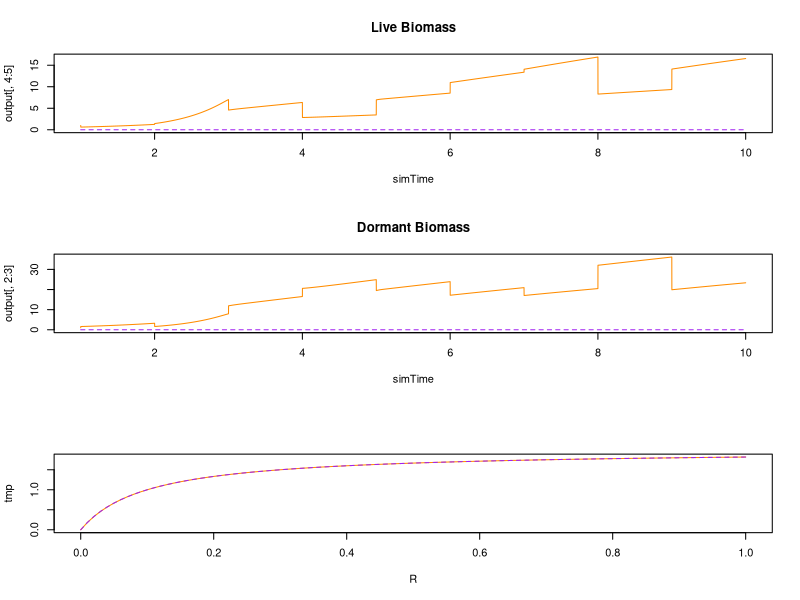

Write the R code that produced this figure.
#~~~~~~~~~~~~~~~~~~~~~~~~~~~~~~~~~~~~~~~~~~~~~~~~~~~~~~~~~~~~~~~~#
## Continuous-time temporal storage effect model of two species ## 
## coexisting on one essential resource                         ##
#~~~~~~~~~~~~~~~~~~~~~~~~~~~~~~~~~~~~~~~~~~~~~~~~~~~~~~~~~~~~~~~~#

# species "split" themselves between a dormant, low-mortaility stage (D) and a higher mortality, high growth stage (N)
# the single resource is R

rm(list=ls())
library(deSolve)
library(mvtnorm)

####
#### Parameters
####
maxTime <- 10
c <- c(1,1)
b <- c(0.5, 0.5)
mD <- c(0.0001, 0.0001)
r <- c(2, 2)
K <- c(.1, .1)
mN <- c(0.1, 0.1)
a <- 0.5
S <- 10
Rmu <- 1 # mean resource pulse (on log scale)
Rsd <-.6 # st dev of resource pulses (on log scale)
sigE <- c(2)
rho <- c(-1)

####
#### Model function
####

updateDNR <- function(t, DNR, parms){
  with(as.list(c(DNR, parms)), {
    dD1dt = -(mD[1]*D1)
    dD2dt = -(mD[2]*D2)
    dN1dt = N1*(r[1]*R/(K[1]+R)) - mN[1]*N1
    dN2dt = N2*(r[2]*R/(K[2]+R)) - mN[2]*N2
    dRdt = a*(S-R) - (N1*(r[1]*R/(K[1]+R)) + (N2*(r[2]*R/(K[2]+R))))
    list(c(dD1dt, dD2dt, dN1dt, dN2dt, dRdt))
  })
}

#function for transition time series
getG <- function(sigE, rho, nTime){
  varcov <- matrix(c(sigE, rho*sigE, rho*sigE, sigE), 2, 2)
  e <- rmvnorm(n = nTime, mean = c(0,0), sigma = varcov)
  g <- exp(e) / (1+exp(e))
  return(g)
}
gVec <- getG(sigE = sigE, rho = rho, nTime = maxTime)
gVec1 <- gVec[,1]
gVec2 <- gVec[,2]
# source("getSineTransitions.R")
# gVec1 <- rep(gVecTmp[,1], length.out = maxTime)
# gVec2 <- rep(gVecTmp[,2], length.out = maxTime)


####
#### Simulate model
####
Rvector <- rlnorm(maxTime,Rmu,Rsd)   # random pulses
Rvector <- rep(0,maxTime)
eventdat <- data.frame(var=rep("R",maxTime),time = 1:maxTime,value=Rvector,method=rep("add",maxTime))
# eventdat2 <- data.frame(var=rep("D",maxTime),time = 1:maxTime,value=Rvector,method=rep("mul",maxTime))
# eventdat <- rbind(eventdat1, eventdat2)

gfun <- function(t, y, parms){
  with (as.list(y),{
    g1 <- gVec1[t]
    g2 <- gVec2[t]
    D1 <- D1 - D1*g1 + N1
    D2 <- D2 - D2*g2 + N2
    N1 <- 0+D1*g1
    N2 <- 0+D2*g2
    R <- R
    return(c(D1, D2, N1, N2, R))
  })
}
  
simTime <- seq(1,maxTime,by=0.001)
parms <- list(
  c = c,
  b = b,
  mD = mD,
  r = r,
  K = K,
  mN = mN, 
  a = a,
  S = S
)
DNR <- c(D=c(1,0), N=c(1,0),R=1)
output = as.data.frame(ode(y = DNR, times = simTime, func = updateDNR,
                           parms = parms, events = list(func = gfun, times=simTime)))


####
#### Plot results
####
par(mfrow=c(3,1))
# ylim=c(0, max(output[,4]+output[,5]))
matplot(simTime, output[,4:5], type="l", main="Live Biomass", col=c("darkorange", "purple"))
# lines(simTime, output[,4]+output[,5], lwd=3, col="dodgerblue")
matplot(simTime, output[,2:3], type="l", main="Dormant Biomass", col=c("darkorange", "purple"))

R <- seq(0,1,0.01)
getR <- function(r, R, K){
  out1 <- r[1]*R/(K[1]+R)
  out2 <- r[2]*R/(K[2]+R)  
  return(cbind(out1, out2))
}
tmp<-getR(r, R, K)
matplot(R, tmp, type="l", col=c("darkorange", "purple"))
